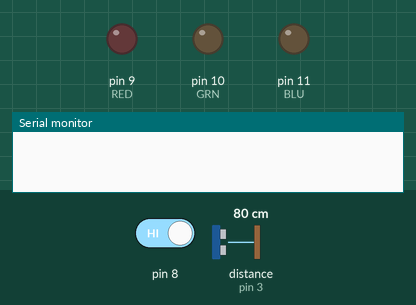
This sketch was run on a simulated Arduino Uno, built with avr-gcc and run on an emulated ATmega328P. Parts: output pins drawn as LEDs (lit = HIGH), the last lines printed to the serial monitor. Dashed ring = blinking. The inputs (shaded band) are chosen by the test bench; at power-on: pin 8 HIGH, distance to the obstacle (sensor on pin 3) 80 cm. The echo pulse lasts 58.3 µs per cm.

Above: at 1.2 s.
1.3 s: pin 8 driven LOW
At 2.2 s:
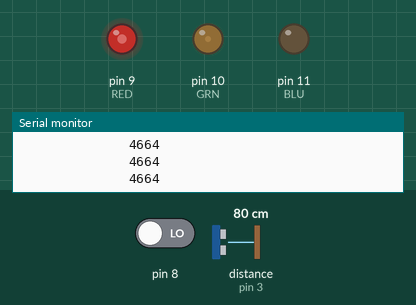
2.8 s: distance to the obstacle (sensor on pin 3) set to 54 cm
4.3 s: distance to the obstacle (sensor on pin 3) set to 46 cm
At 4.56 s:
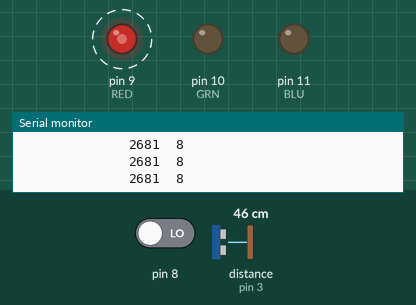
7.3 s: distance to the obstacle (sensor on pin 3) set to 120 cm
At 8.4 s:
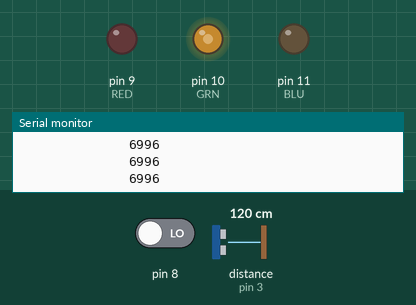
8.9 s: distance to the obstacle (sensor on pin 3) set to 96 cm
10.4 s: distance to the obstacle (sensor on pin 3) set to 88 cm
At 10.8 s:
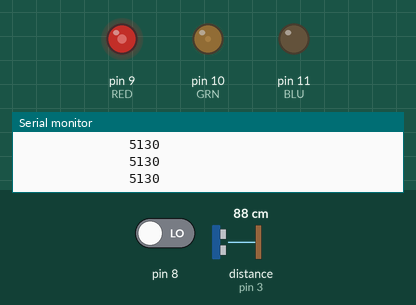
Timing chart, 0 to 12.9 s (numbered marks = the images above; inputs shaded):
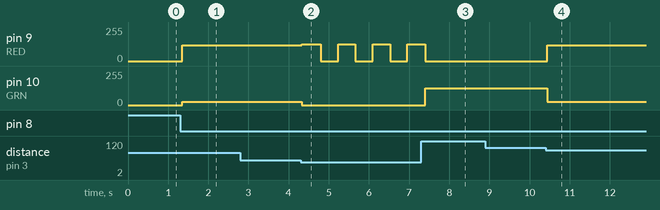

Measured:
- the behaviour switches between 52 and 51 cm on distance to the obstacle (sensor on pin 3) (found by bisection; images 1 and 2)
- the behaviour switches between 93 and 92 cm on distance to the obstacle (sensor on pin 3) (found by bisection; images 3 and 4)
- after the input at 1.3 s, pin 9 (RED): 0/255 → 119/255 after 0.06 s; pin 10 (GRN): 0/255 → 26/255 after 0.06 s
- after the input at 4.3 s, pin 9 (RED): alternates 127/255 for 0.43 s and 0/255 for 0.43 s, starting at once; pin 10 (GRN): 26/255 → 0/255 at once
- after the input at 7.3 s, pin 9 (RED): goes on until 7.4 s, then stays 0/255; pin 10 (GRN): 0/255 → 127/255 after 0.10 s
- after the input at 10.4 s, pin 9 (RED): 0/255 → 119/255 at once; pin 10 (GRN): 127/255 → 26/255 at once

The sketch:

blnkFreq_working.ino
```cpp
#include <NewPing.h>

byte TRIGGER_PIN=5;
byte ECHO_PIN=3;
int MAX_DISTANCE=500;

//byte dist=0;
int tyym=0;
//byte count=0;
int far=10800; int mid=5400; int cls=3000; int stp=300;
int flp=(cls-stp)/10;
byte red=127;
int tiem=0;
int dely=0; int blnk=1;

NewPing sonar(TRIGGER_PIN, ECHO_PIN, MAX_DISTANCE);//    instance


void align(byte dig,int val){
  int ref=9999;
  switch(dig){
    case 5:ref/=1; break;
    case 4:ref/=10; break;
    case 3:ref/=100; break;
    case 2:ref/=1000; break;
    case 1:ref/=10000; break;}
  while(ref>0){
    if(val>ref)break;
    else{Serial.print(' '); ref/=10;}}
  Serial.print(val);
}

void mult(){
  while(((tiem>0)&&(tiem<flp))&&(digitalRead(8)==0)){
    blnk=flp/(tiem+1);
    dely=50/blnk;
    for(int n=0; n<blnk; n++){
      delay(dely);
      analogWrite(9,red);
      if(red==127) red=0;
      else if(red==0) red=127;
      else break;//                 should never evaluate to else
      if(digitalRead(8)==1) break;}
    Serial.print("             "); align(5,tyym);
    tyym=sonar.ping(); tiem=tyym-stp;
    Serial.print("  "); align(4,dely);
    Serial.print("  "); align(5,blnk);
    Serial.println("");}
}

void sngl(){
  while(((tiem>=flp)&&(tyym<=cls))&&(digitalRead(8)==0)){
    blnk=tiem/flp;
    dely=50;
    for(int n=0; n<blnk; n++){
      delay(dely);
      if(((tyym>cls)||(tiem<flp))||(digitalRead(8)==1)) break;
      blnk=tiem/flp;
      analogWrite(9,red);
      Serial.print("             "); align(5,tyym);
      tyym=sonar.ping(); tiem=tyym-stp;
      Serial.print("  "); align(1,blnk);
      Serial.println("");}
    if(red==127) red=0;
    else if(red==0) red=127;
    else break;}//                  should never evaluate to else
}

void setup() {
  pinMode(9,OUTPUT);// RED
  pinMode(10,OUTPUT);//GRN
  pinMode(11,OUTPUT);//BLU
  digitalWrite(11,0);
  Serial.begin(115200);
}

void loop() {
  if(digitalRead(8)==0){
    delay(50);//                          Wait 50ms between pings
//    if(false){//(count%2)==0){
//      dist=sonar.ping_in();
//      align(3,dist);
//      if(dist==1)Serial.print(" inch  ");
//      else Serial.print(" inches");}
//    else
    if(true){//(count%2)==1){
      Serial.print("          ");
      tyym=sonar.ping(); tiem=tyym-stp;//    MICROSECONDS .00000X
      Serial.print("   "); align(5,tyym);
      Serial.println("");}
    else Serial.println("Eric says REEEEEEEEEEEEEEEEEEEEEEEEEE");
    if((tyym>mid)&&(tyym<=far)){
      analogWrite(9, 0);
      analogWrite(10, 127);}
    else if((tyym>cls)&&(tyym<=mid)){
      analogWrite(9, 119); analogWrite(10, 26);}
    else if((tyym>0)&&(tyym<=cls)){
      analogWrite(9, red);
      analogWrite(10, 0);
      while(((tiem>0)&&(tyym<=cls))&&(digitalRead(8)==0)){
        if((tiem>=flp)&&(tyym<=cls)) sngl();
        else if((tiem>0)&&(tiem<flp)) mult();}
      red=127;
      if(tiem<=0) analogWrite(9,red);}
    else{analogWrite(9,0); analogWrite(10,0);}
    //count++;
    }
  else {digitalWrite(9,0); digitalWrite(10,0); delay(50);}
}
```
